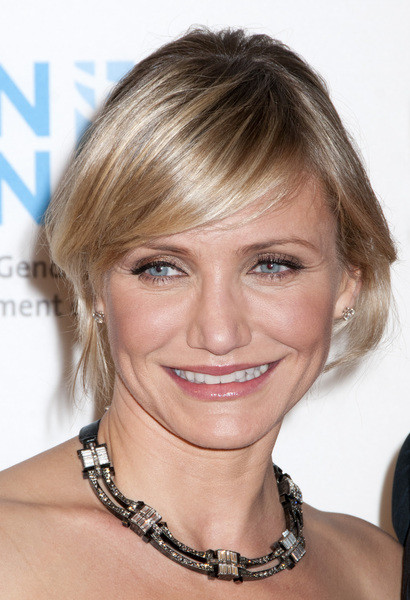
//> input picture Projects1/opencv_ex1/opencv_ex1/img.jpg, 410 x 600 px
$ ./opencv_ex1   (built with g++ and OpenCV 4)
//> lines starting //> are read from the running program, lines starting //| are printed output that depends on the picture
#include "opencv2/core/core.hpp"
#include "opencv2/highgui/highgui.hpp"
#include "opencv2/imgproc/imgproc.hpp"

cv::Mat image;
void onMouse(int event, int x, int y, int flags, void* param)
{
    char text[20];
    cv::Mat img2, img3;

    img2 = image.clone();

    if (event == CV_EVENT_LBUTTONDOWN)
    {
        cv::Vec3b p = img2.at<cv::Vec3b>(y,x);
        sprintf(text, "R=%d, G=%d, B=%d", p[2], p[1], p[0]);
    }
    else if (event == CV_EVENT_RBUTTONDOWN)
    {
        cvtColor(image, img3, CV_BGR2HSV);
        cv::Vec3b p = img3.at<cv::Vec3b>(y,x);
        sprintf(text, "H=%d, S=%d, V=%d", p[0], p[1], p[2]);
    }
    else
        sprintf(text, "x=%d, y=%d", x, y);

    putText(img2, text, cv::Point(5,15), cv::FONT_HERSHEY_PLAIN, 1.0, CV_RGB(0,0,0));
    cv::imshow("My Image", img2);
}

int main (void)
{
	image = cv::imread("img.jpg");
//> image is the input picture: 600 rows x 410 cols, CV_8UC3; mean B, G, R 153.4, 162.6, 183.8
	cv::namedWindow("My Image");
	cv::setMouseCallback("My Image", onMouse, 0);
	cv::imshow("My Image",image);

	cv::waitKey(0);
//> the left mouse button is pressed and released at (205, 300)
//> in onMouse, `cv::Vec3b p = img2.at<cv::Vec3b>(y,x);`: p = [132, 151, 202]
//> in onMouse, `sprintf(text, "R=%d, G=%d, B=%d", p[2], p[1], p[0]);`: text = "R=202, G=151, B=132"
//> call 2 of onMouse, with event = 4, x = 205, y = 300, flags = 0
//> in onMouse (call 2), `sprintf(text, "x=%d, y=%d", x, y);`: text = "x=205, y=300"
//> in onMouse (call 2), `putText(img2, text, cv::Point(5,15), cv::FONT_HERSHEY_PLAIN, 1.0, CV_R..`:
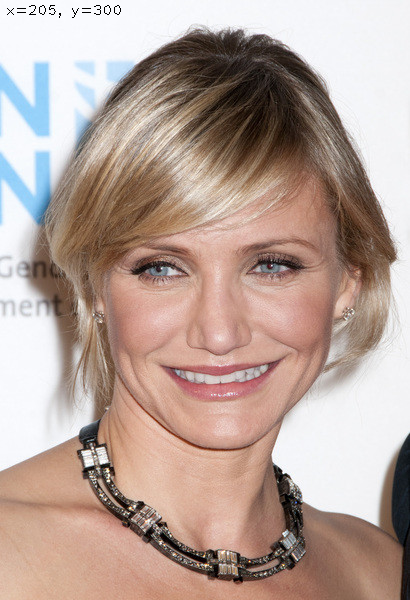
//> img2: 600 rows x 410 cols, CV_8UC3; mean B, G, R 153.2, 162.4, 183.6
	cvDestroyWindow("image");
	image.release();
	return 0;
}
